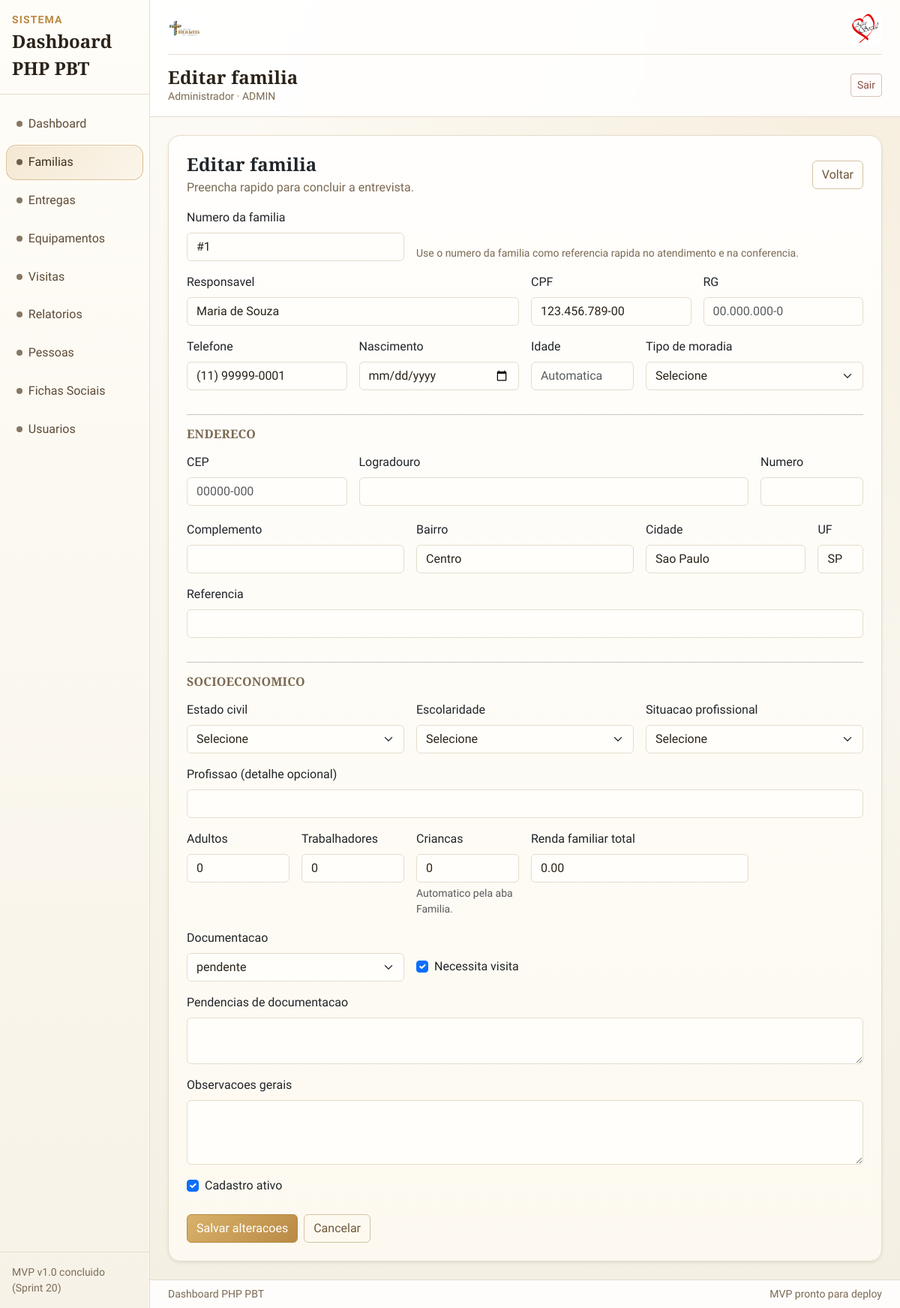
The app's page /families/edit?id=1 (signed in) with its own data.
### tables this page shows
CREATE TABLE IF NOT EXISTS families (
  id INT AUTO_INCREMENT PRIMARY KEY,
  responsible_name VARCHAR(160) NOT NULL,
  cpf_responsible VARCHAR(14) NULL UNIQUE,
  rg_responsible VARCHAR(20) NULL,
  birth_date DATE NULL,
  phone VARCHAR(20) NULL,
  marital_status VARCHAR(30) NULL,
  education_level VARCHAR(40) NULL,
  professional_status VARCHAR(40) NULL,
  profession_detail VARCHAR(120) NULL,
  cep VARCHAR(10) NULL,
  address VARCHAR(200) NULL,
  address_number VARCHAR(20) NULL,
  address_complement VARCHAR(120) NULL,
  neighborhood VARCHAR(80) NULL,
  city VARCHAR(80) NULL,
  state CHAR(2) NULL,
  location_reference VARCHAR(200) NULL,
  housing_type VARCHAR(60) NULL,
  adults_count INT NOT NULL DEFAULT 0,
  workers_count INT NOT NULL DEFAULT 0,
  family_income_total DECIMAL(10,2) NOT NULL DEFAULT 0,
  children_count INT NOT NULL DEFAULT 0,
  documentation_status VARCHAR(30) NOT NULL DEFAULT 'ok',
  documentation_notes TEXT NULL,
  needs_visit TINYINT(1) NOT NULL DEFAULT 0,
  general_notes TEXT NULL,
  is_active TINYINT(1) NOT NULL DEFAULT 1,
  created_at DATETIME NOT NULL DEFAULT CURRENT_TIMESTAMP,
  updated_at DATETIME NULL DEFAULT NULL ON UPDATE CURRENT_TIMESTAMP,
  INDEX idx_families_responsible_name (responsible_name),
  INDEX idx_families_city_neighborhood (city, neighborhood),
  INDEX idx_families_documentation_status (documentation_status),
  INDEX idx_families_needs_visit (needs_visit),
  INDEX idx_families_is_active (is_active),
  INDEX idx_families_updated_at (updated_at)
);

### app/Views/families/form.php (the view, shortened to what the rows shown need)
<?php
$isEdit = ($mode ?? 'create') === 'edit';
$familyData = is_array($family ?? null) ? $family : [];
$docStatuses = is_array($docStatuses ?? null) ? $docStatuses : ['ok', 'pendente', 'parcial'];
?>
<div class="row justify-content-center">
    <div class="col-12">
        <div class="card border-0 shadow-sm">
            <div class="card-body p-4">
                <div class="d-flex justify-content-between align-items-center mb-3">
                    <div>
                        <h2 class="h4 mb-1"><?= $isEdit ? 'Editar familia' : 'Nova familia' ?></h2>
                    </div>
                </div>
                <form method="post" action="<?= $isEdit ? '/families/update?id=' . (int) ($familyData['id'] ?? 0) : '/families' ?>">
                    <div class="row g-3">
                        <div class="col-12 col-md-4">
                            <label class="form-label">Numero da familia</label>
                            <input
                                type="text"
                                class="form-control"
                                value="<?= $isEdit ? ('#' . (int) ($familyData['id'] ?? 0)) : 'Sera gerado ao salvar' ?>"
                                readonly
                                tabindex="-1"
                            >
                        </div>
                        <div class="col-12 col-lg-6">
                            <label class="form-label">Responsavel</label>
                            <input class="form-control" name="responsible_name" required autofocus placeholder="Nome completo da responsavel" value="<?= htmlspecialchars((string) ($familyData['responsible_name'] ?? ''), ENT_QUOTES, 'UTF-8') ?>">
                        </div>
                        <div class="col-12 col-md-6 col-lg-3">
                            <label class="form-label">CPF</label>
                            <input class="form-control" name="cpf_responsible" placeholder="000.000.000-00" value="<?= htmlspecialchars((string) ($familyData['cpf_responsible'] ?? ''), ENT_QUOTES, 'UTF-8') ?>">
                        </div>
                        <div class="col-12 col-md-3">
                            <label class="form-label">Telefone</label>
                            <input class="form-control" name="phone" placeholder="(00) 00000-0000" value="<?= htmlspecialchars((string) ($familyData['phone'] ?? ''), ENT_QUOTES, 'UTF-8') ?>">
                        </div>
                        <div class="col-12 col-md-4">
                            <label class="form-label">Bairro</label>
                            <input class="form-control" name="neighborhood" value="<?= htmlspecialchars((string) ($familyData['neighborhood'] ?? ''), ENT_QUOTES, 'UTF-8') ?>">
                        </div>
                        <div class="col-12 col-md-3">
                            <label class="form-label">Cidade</label>
                            <input class="form-control" name="city" value="<?= htmlspecialchars((string) ($familyData['city'] ?? ''), ENT_QUOTES, 'UTF-8') ?>">
                        </div>
                        <div class="col-12 col-md-1">
                            <label class="form-label">UF</label>
                            <input class="form-control text-uppercase" maxlength="2" name="state" value="<?= htmlspecialchars((string) ($familyData['state'] ?? ''), ENT_QUOTES, 'UTF-8') ?>">
                        </div>
                        <div class="col-6 col-md-2">
                            <label class="form-label">Adultos</label>
                            <input type="number" min="0" class="form-control" name="adults_count" value="<?= htmlspecialchars((string) ($familyData['adults_count'] ?? 0), ENT_QUOTES, 'UTF-8') ?>">
                        </div>
                        <div class="col-6 col-md-2">
                            <label class="form-label">Trabalhadores</label>
                            <input type="number" min="0" class="form-control" name="workers_count" value="<?= htmlspecialchars((string) ($familyData['workers_count'] ?? 0), ENT_QUOTES, 'UTF-8') ?>">
                        </div>
                        <div class="col-6 col-md-2">
                            <label class="form-label">Criancas</label>
                            <input type="number" class="form-control" value="<?= htmlspecialchars((string) ($familyData['children_count'] ?? 0), ENT_QUOTES, 'UTF-8') ?>" readonly tabindex="-1">
                            <div class="form-text">Automatico pela aba Familia.</div>
                        </div>
                        <div class="col-12 col-md-4">
                            <label class="form-label">Renda familiar total</label>
                            <input class="form-control" name="family_income_total" value="<?= htmlspecialchars((string) ($familyData['family_income_total'] ?? '0.00'), ENT_QUOTES, 'UTF-8') ?>">
                        </div>
                        <div class="col-12 col-md-4">
                            <label class="form-label">Documentacao</label>
                            <select class="form-select" name="documentation_status">
                                <?php foreach ($docStatuses as $docStatus) : ?>
                                    <option value="<?= htmlspecialchars((string) $docStatus, ENT_QUOTES, 'UTF-8') ?>" <?= ((string) ($familyData['documentation_status'] ?? 'ok') === (string) $docStatus) ? 'selected' : '' ?>>
                                        <?= htmlspecialchars((string) $docStatus, ENT_QUOTES, 'UTF-8') ?>
                                    </option>
                                <?php endforeach; ?>
                            </select>
                        </div>
                        <div class="col-12 col-md-4 d-flex align-items-end">
                            <div class="form-check mb-2">
                                <input class="form-check-input" type="checkbox" id="needs_visit" name="needs_visit" value="1" <?= ((int) ($familyData['needs_visit'] ?? 0) === 1) ? 'checked' : '' ?>>
                                <label class="form-check-label" for="needs_visit">Necessita visita</label>
                            </div>
                        </div>
                        <div class="col-12">
                            <div class="form-check">
                                <input class="form-check-input" type="checkbox" id="is_active" name="is_active" value="1" <?= ((int) ($familyData['is_active'] ?? 1) === 1) ? 'checked' : '' ?>>
                                <label class="form-check-label" for="is_active">Cadastro ativo</label>
                            </div>
                        </div>
                    </div>
                </form>
            </div>
        </div>
    </div>
</div>

### records on screen
families: id "#1", responsible_name "Maria de Souza", cpf_responsible "123.456.789-00", phone "(11) 99999-0001", neighborhood "Centro", city "Sao Paulo", state "SP", adults_count "0", workers_count "0", children_count "0", family_income_total "0.00", documentation_status "pendente", needs_visit "☑", is_active "☑"

### other values on screen
$layoutAppName "Dashboard PHP PBT"
$item['label'] "Dashboard"
$item['label'] "Familias"
$item['label'] "Entregas"
$item['label'] "Equipamentos"
$item['label'] "Visitas"
$item['label'] "Relatorios"
$item['label'] "Pessoas"
$item['label'] "Fichas Sociais"
$item['label'] "Usuarios"
$layoutTitle "Editar familia"
$layoutUserName "Administrador"
$layoutUserRole "ADMIN"
